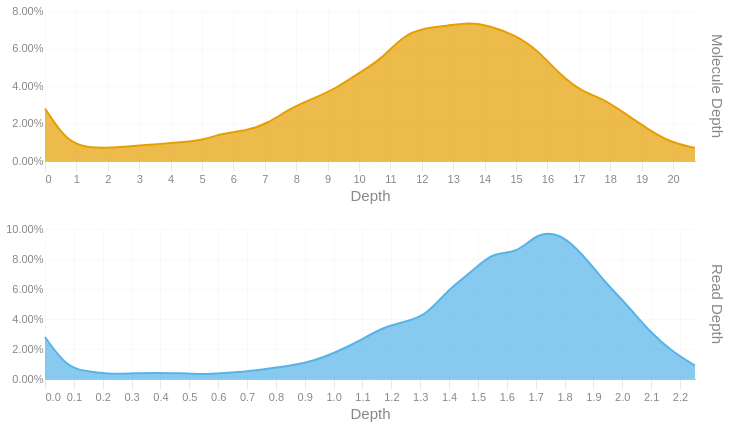

This figure's notebook cell:
### Code cell
readdep = depth_hist(tb['Read Depth'], q99, 3)
readdep = readdep.with_columns(pl.lit('Read Depth').alias('Metric'))
if not SKIPLR:
    moldep = depth_hist(tb['Molecule Depth'], mol_q99, 1)
    moldep = moldep.with_columns(pl.lit('Molecule Depth').alias('Metric'))
    _hist = pl.concat([readdep, moldep])
    _hist = _hist.filter(pl.col('Proportion') != 0)
    with SafeRender(_hist):
        (
            alt.Chart(_hist)        
            .mark_area(interpolate = "basis")
            .encode(
                x=alt.X('Bin:Q').scale(domainMin=0).axis(alt.Axis(title='Depth')),
                y = alt.Y('Proportion:Q', title = None).axis(format = '.2%'),
                color = alt.Color('Metric:N').legend(None),
                row = alt.Row("Metric:N").header(title = None, labelOrient = 'right'),
                tooltip = [
                    alt.Tooltip("Metric:N", title = "Metric"),
                    alt.Tooltip('Interval:N', title = "Depth Interval"),
                    alt.Tooltip('Proportion:Q', title = "% Alignments").format('.2%')
                ]
            )
            .resolve_scale(x='independent', y='independent')
            .properties(
                height = 150, width = 650,
                usermeta={'embedOptions': {'downloadFileName': f'{samplename}.depth.hist'}}
            )
        ).display()
else:
    readdep = readdep.filter(pl.col('Proportion') != 0)
    with SafeRender(readdep):
        (
            alt.Chart(readdep)        
            .mark_area(interpolate = "basis")
            .encode(
                x=alt.X('Bin:Q').scale(domainMin=0).axis(alt.Axis(title='Depth')),
                y = alt.Y('Proportion:Q', title = None).axis(format = '.2%'),
                tooltip = [
                    alt.Tooltip('Interval:N', title = "Depth Interval"),
                    alt.Tooltip('Proportion:Q', title = "% Alignments").format('.2%')
                ]
            )
            .properties(
                usermeta={'embedOptions': {'downloadFileName': f'{samplename}.depth.hist'}}
            )
        ).display()

### Figure 1 — Vega-Lite specification as saved in the notebook (floating-point values rounded to 4 significant figures)
{"width": 650, "height": 150, "config": {"title": {"anchor": "start", "dy": -15, "fontSize": 18, "color": "#888888", "subtitleColor": "#888888", "subtitleFontSize": 14}, "arc": {"fill": "#0072B2"}, "axis": {"domainColor": "#888888", "domainWidth": 0.5, "gridWidth": 0.2, "grid": false, "titleFontWeight": 400, "titleFontSize": 15, "labelFontSize": 11, "labelColor": "#888888", "tickColor": "#888888", "tickWidth": 0.2, "titleColor": "#888888"}, "axisBand": {"grid": false}, "axisX": {"grid": true, "tickSize": 10, "domainCap": "round"}, "axisY": {"domain": false, "grid": true, "tickSize": 0, "domainCap": "round"}, "background": "transparent", "header": {"labelFontSize": 15, "labelColor": "#888888", "titleFontSize": 15, "titleFontWeight": 600, "titleColor": "#888888"}, "legend": {"labelFont": "sans-serif", "labelFontSize": 12, "labelColor": "#888888", "symbolSize": 100, "symbolType": "circle", "titleFontSize": 12, "titlePadding": 10, "titleColor": "#888888", "title": null}, "range": {"category": ["#E69F00", "#56B4E9", "#009E73", "#F0E442", "#0072B2", "#D55E00", "#CC79A7", "#000000"], "diverging": ["#cfe8f3", "#a2d4ec", "#73bfe2", "#46abdb", "#1696d2", "#12719e"]}, "area": {"fill": "#0072B2", "fillOpacity": 0.7, "line": true, "strokeOpacity": 0.7}, "line": {"color": "#0072B2", "stroke": "#0072B2", "strokeWidth": 2}, "trail": {"color": "#0072B2", "stroke": "#0072B2", "strokeWidth": 0, "size": 1}, "point": {"filled": true, "fillOpacity": 1.0, "size": 95}, "text": {"color": "#888888", "fontSize": 11, "align": "right", "fontWeight": 400, "size": 11}, "bar": {"fill": "#0072B2", "stroke": null}, "view": {"stroke": null, "continuousWidth": 660, "continuousHeight": 400}}, "data": {"name": "data-0007dd8ac2c00a281a503f99e0a39a8f"}, "mark": {"type": "area", "interpolate": "basis"}, "encoding": {"color": {"field": "Metric", "legend": null, "type": "nominal"}, "row": {"field": "Metric", "header": {"title": null, "labelOrient": "right"}, "type": "nominal"}, "tooltip": [{"field": "Metric", "title": "Metric", "type": "nominal"}, {"field": "Interval", "title": "Depth Interval", "type": "nominal"}, {"field": "Proportion", "format": ".2%", "title": "% Alignments", "type": "quantitative"}], "x": {"axis": {"title": "Depth"}, "field": "Bin", "scale": {"domainMin": 0}, "type": "quantitative"}, "y": {"axis": {"format": ".2%"}, "field": "Proportion", "title": null, "type": "quantitative"}}, "resolve": {"scale": {"x": "independent", "y": "independent"}}, "usermeta": {"embedOptions": {"downloadFileName": "S3_Annapolis_273.depth.hist"}}, "$schema": "https://vega.github.io/schema/vega-lite/v6.1.0.json", "datasets": {"data-0007dd8ac2c00a281a503f99e0a39a8f": [{"Bin": 0.0, "Interval": "0.0-0.078", "Proportion": 0.028, "Metric": "Read Depth"}, {"Bin": 0.078, "Interval": "0.078-0.155", "Proportion": 0.007, "Metric": "Read Depth"}, {"Bin": 0.155, "Interval": "0.155-0.233", "Proportion": 0.005, "Metric": "Read Depth"}, {"Bin": 0.233, "Interval": "0.233-0.311", "Proportion": 0.003, "Metric": "Read Depth"}, {"Bin": 0.311, "Interval": "0.311-0.388", "Proportion": 0.004, "Metric": "Read Depth"}, {"Bin": 0.388, "Interval": "0.388-0.466", "Proportion": 0.004, "Metric": "Read Depth"}, {"Bin": 0.466, "Interval": "0.466-0.544", "Proportion": 0.004, "Metric": "Read Depth"}, {"Bin": 0.544, "Interval": "0.544-0.621", "Proportion": 0.003, "Metric": "Read Depth"}, {"Bin": 0.621, "Interval": "0.621-0.699", "Proportion": 0.004, "Metric": "Read Depth"}, {"Bin": 0.699, "Interval": "0.699-0.777", "Proportion": 0.005, "Metric": "Read Depth"}, {"Bin": 0.777, "Interval": "0.777-0.854", "Proportion": 0.007, "Metric": "Read Depth"}, {"Bin": 0.854, "Interval": "0.854-0.932", "Proportion": 0.009, "Metric": "Read Depth"}, {"Bin": 0.932, "Interval": "0.932-1.01", "Proportion": 0.012, "Metric": "Read Depth"}, {"Bin": 1.01, "Interval": "1.01-1.087", "Proportion": 0.018, "Metric": "Read Depth"}, {"Bin": 1.087, "Interval": "1.087-1.165", "Proportion": 0.025, "Metric": "Read Depth"}, {"Bin": 1.165, "Interval": "1.165-1.243", "Proportion": 0.034, "Metric": "Read Depth"}, {"Bin": 1.243, "Interval": "1.243-1.32", "Proportion": 0.038, "Metric": "Read Depth"}, {"Bin": 1.32, "Interval": "1.32-1.398", "Proportion": 0.042, "Metric": "Read Depth"}, {"Bin": 1.398, "Interval": "1.398-1.476", "Proportion": 0.06, "Metric": "Read Depth"}, {"Bin": 1.476, "Interval": "1.476-1.553", "Proportion": 0.071, "Metric": "Read Depth"}, {"Bin": 1.553, "Interval": "1.553-1.631", "Proportion": 0.085, "Metric": "Read Depth"}, {"Bin": 1.631, "Interval": "1.631-1.709", "Proportion": 0.083, "Metric": "Read Depth"}, {"Bin": 1.709, "Interval": "1.709-1.786", "Proportion": 0.098, "Metric": "Read Depth"}, {"Bin": 1.786, "Interval": "1.786-1.864", "Proportion": 0.097, "Metric": "Read Depth"}, {"Bin": 1.864, "Interval": "1.864-1.942", "Proportion": 0.083, "Metric": "Read Depth"}, {"Bin": 1.942, "Interval": "1.942-2.019", "Proportion": 0.064, "Metric": "Read Depth"}, {"Bin": 2.019, "Interval": "2.019-2.097", "Proportion": 0.049, "Metric": "Read Depth"}, {"Bin": 2.097, "Interval": "2.097-2.175", "Proportion": 0.031, "Metric": "Read Depth"}, {"Bin": 2.175, "Interval": "2.175-2.252", "Proportion": 0.018, "Metric": "Read Depth"}, {"Bin": 2.252, "Interval": "2.252-2.33", "Proportion": 0.009, "Metric": "Read Depth"}, {"Bin": 0.0, "Interval": "0.0-0.7", "Proportion": 0.028, "Metric": "Molecule Depth"}, {"Bin": 0.7, "Interval": "0.7-1.4", "Proportion": 0.01, "Metric": "Molecule Depth"}, {"Bin": 1.4, "Interval": "1.4-2.1", "Proportion": 0.007, "Metric": "Molecule Depth"}, {"Bin": 2.1, "Interval": "2.1-2.8", "Proportion": 0.007, "Metric": "Molecule Depth"}, {"Bin": 2.8, "Interval": "2.8-3.6", "Proportion": 0.008, "Metric": "Molecule Depth"}, {"Bin": 3.6, "Interval": "3.6-4.3", "Proportion": 0.009, "Metric": "Molecule Depth"}, {"Bin": 4.3, "Interval": "4.3-5.0", "Proportion": 0.01, "Metric": "Molecule Depth"}, {"Bin": 5.0, "Interval": "5.0-5.7", "Proportion": 0.011, "Metric": "Molecule Depth"}, {"Bin": 5.7, "Interval": "5.7-6.4", "Proportion": 0.015, "Metric": "Molecule Depth"}, {"Bin": 6.4, "Interval": "6.4-7.1", "Proportion": 0.016, "Metric": "Molecule Depth"}, {"Bin": 7.1, "Interval": "7.1-7.8", "Proportion": 0.02, "Metric": "Molecule Depth"}, {"Bin": 7.8, "Interval": "7.8-8.5", "Proportion": 0.028, "Metric": "Molecule Depth"}, {"Bin": 8.5, "Interval": "8.5-9.3", "Proportion": 0.033, "Metric": "Molecule Depth"}, {"Bin": 9.3, "Interval": "9.3-10.0", "Proportion": 0.039, "Metric": "Molecule Depth"}, {"Bin": 10.0, "Interval": "10.0-10.7", "Proportion": 0.047, "Metric": "Molecule Depth"}, {"Bin": 10.7, "Interval": "10.7-11.4", "Proportion": 0.054, "Metric": "Molecule Depth"}, {"Bin": 11.4, "Interval": "11.4-12.1", "Proportion": 0.067, "Metric": "Molecule Depth"}, {"Bin": 12.1, "Interval": "12.1-12.8", "Proportion": 0.071, "Metric": "Molecule Depth"}, {"Bin": 12.8, "Interval": "12.8-13.5", "Proportion": 0.072, "Metric": "Molecule Depth"}, {"Bin": 13.5, "Interval": "13.5-14.2", "Proportion": 0.074, "Metric": "Molecule Depth"}, {"Bin": 14.2, "Interval": "14.2-15.0", "Proportion": 0.072, "Metric": "Molecule Depth"}, {"Bin": 15.0, "Interval": "15.0-15.7", "Proportion": 0.067, "Metric": "Molecule Depth"}, {"Bin": 15.7, "Interval": "15.7-16.4", "Proportion": 0.059, "Metric": "Molecule Depth"}, {"Bin": 16.4, "Interval": "16.4-17.1", "Proportion": 0.046, "Metric": "Molecule Depth"}, {"Bin": 17.1, "Interval": "17.1-17.8", "Proportion": 0.037, "Metric": "Molecule Depth"}, {"Bin": 17.8, "Interval": "17.8-18.5", "Proportion": 0.033, "Metric": "Molecule Depth"}, {"Bin": 18.5, "Interval": "18.5-19.2", "Proportion": 0.025, "Metric": "Molecule Depth"}, {"Bin": 19.2, "Interval": "19.2-19.9", "Proportion": 0.017, "Metric": "Molecule Depth"}, {"Bin": 19.9, "Interval": "19.9-20.7", "Proportion": 0.01, "Metric": "Molecule Depth"}, {"Bin": 20.7, "Interval": "20.7-21.37", "Proportion": 0.007, "Metric": "Molecule Depth"}]}}
